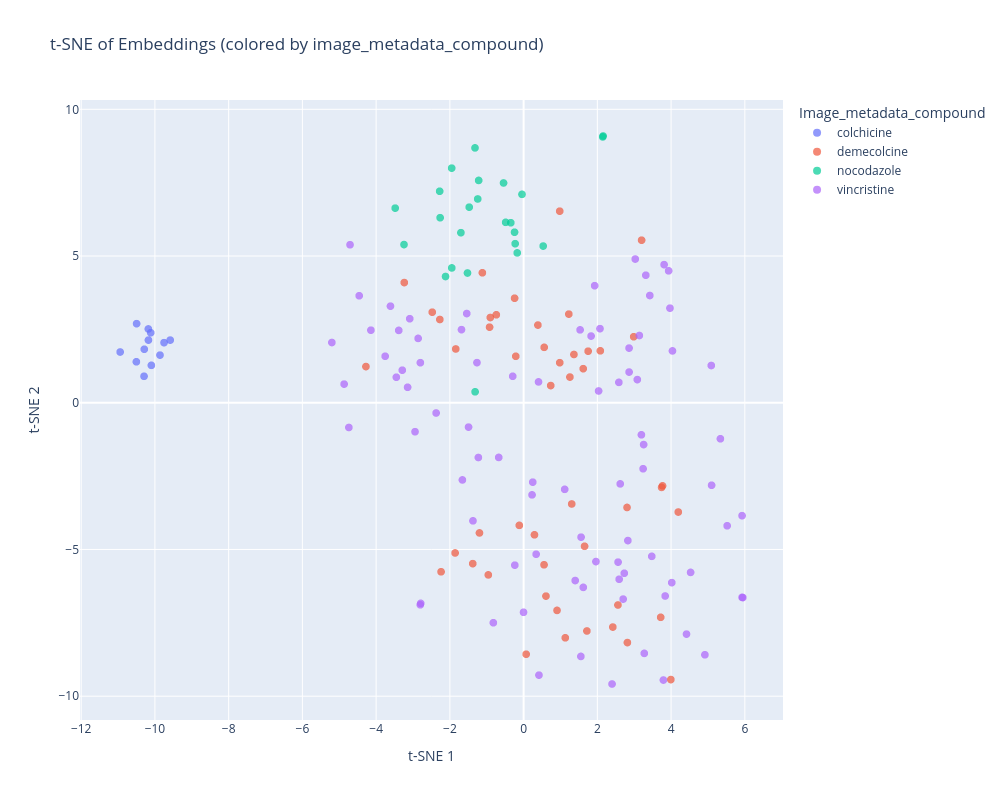

Source (notebook cell):
### Code cell
pheno.plot_tsne(
    color_by="image_metadata_compound",
    n_components=2,
    filters={"mechanism_of_action": "Microtubule destabilizers"},
    hover_features=["Image_Metadata_Concentration", "Image_Metadata_Compound"],
)

### Figure 1 — Plotly figure (JSON) as saved in the notebook; plotly's stock layout.template omitted (floating-point values rounded to 4 significant figures; data arrays with more than 128 entries replaced by an {"elided": "..."} marker saying what was removed)
{"data": [{"customdata": [[240, "Week1_150607_E07_s1_w4653EC611-D5BB-440F-B3EF-1FF3380EA2FD.tif", 0.03, "colchicine"], [241, "Week1_150607_E07_s1_w4DE2EF197-814B-41BD-B284-4986795CEC1B.tif", 0.03, "colchicine"], [242, "Week1_150607_E07_s1_w4A98B60A6-D4F2-4F5D-B5B3-7DFEF67BA9C7.tif", 0.03, "colchicine"], [243, "Week1_150607_E07_s2_w49226560D-B80B-4769-B4CA-442DD55AC6EF.tif", 0.03, "colchicine"], [244, "Week1_150607_E07_s2_w48943C242-6819-4C6C-9A4A-E648B97DB8A3.tif", 0.03, "colchicine"], [245, "Week1_150607_E07_s2_w4195E3F2E-722E-4D9F-AA05-E132C36F7336.tif", 0.03, "colchicine"], [246, "Week1_150607_E07_s3_w4A7EE62E6-D8B1-4829-9C36-81C1FEE54A2D.tif", 0.03, "colchicine"], [247, "Week1_150607_E07_s3_w47F07F652-82A9-46FE-A04B-BEA5157AD5B2.tif", 0.03, "colchicine"], [248, "Week1_150607_E07_s3_w46E8BDF16-904C-4F62-8AB1-E109BA1589AA.tif", 0.03, "colchicine"], [249, "Week1_150607_E07_s4_w488B4CEC6-3256-490B-A072-0E72E1512AF9.tif", 0.03, "colchicine"], [250, "Week1_150607_E07_s4_w408EF46F0-7959-4376-90AB-639AC3678CB8.tif", 0.03, "colchicine"], [251, "Week1_150607_E07_s4_w4FCE252C8-02E7-4595-A05A-87C946D37433.tif", 0.03, "colchicine"]], "hovertemplate": "Image_metadata_compound=%{customdata[3]}<br>Component 1=%{x}<br>Component 2=%{y}<br>Index=%{customdata[0]}<br>Image=%{customdata[1]}<br>Image_metadata_concentration=%{customdata[2]}<extra></extra>", "legendgroup": "colchicine", "marker": {"color": "#636efa", "opacity": 0.7, "size": 8, "symbol": "circle"}, "mode": "markers", "name": "colchicine", "showlegend": true, "type": "scattergl", "x": [-10.94, -10.18, -10.29, -9.753, -10.18, -10.5, -10.3, -10.5, -9.863, -9.585, -10.11, -10.1], "xaxis": "x", "y": [1.73, 2.136, 1.824, 2.048, 2.515, 2.696, 0.9026, 1.396, 1.624, 2.136, 2.386, 1.275], "yaxis": "y"}, {"customdata": {"elided": "48x4 mixed values"}, "hovertemplate": "Image_metadata_compound=%{customdata[3]}<br>Component 1=%{x}<br>Component 2=%{y}<br>Index=%{customdata[0]}<br>Image=%{customdata[1]}<br>Image_metadata_concentration=%{customdata[2]}<extra></extra>", "legendgroup": "demecolcine", "marker": {"color": "#EF553B", "opacity": 0.7, "size": 8, "symbol": "circle"}, "mode": "markers", "name": "demecolcine", "showlegend": true, "type": "scattergl", "x": [-0.2447, 1.75, 1.365, -2.272, -1.84, -0.9029, 2.559, 4.195, -1.38, 0.06863, -1.858, 2.419, -1.118, 1.226, 2.081, 0.9802, -4.277, 0.3874, 0.906, -1.197, 3.743, 3.768, 0.5541, 1.716, -2.478, -0.741, -3.237, 2.985, 1.617, -0.9236, 1.653, 0.2941, -0.1165, 1.13, 2.805, -0.9573, -0.2127, 0.9789, 0.5576, 0.7353, 1.256, 3.2, 3.718, 1.305, -2.239, 0.606, 2.815, 3.993], "xaxis": "x", "y": [3.563, 1.757, 1.645, 2.838, 1.833, 2.905, -6.892, -3.724, -5.482, -8.57, -5.119, -7.644, 4.43, 3.022, 1.77, 1.365, 1.234, 2.648, -7.076, -4.436, -2.884, -2.831, -5.522, -7.777, 3.087, 2.998, 4.096, 2.25, 1.161, 2.577, -4.891, -4.5, -4.178, -8.01, -3.568, -5.866, 1.584, 6.529, 1.888, 0.5857, 0.8757, 5.54, -7.312, -3.449, -5.76, -6.589, -8.172, -9.433], "yaxis": "y"}, {"customdata": [[216, "Week1_150607_E03_s1_w464D260F6-4917-49FF-8426-1805AD76E350.tif", 3, "nocodazole"], [217, "Week1_150607_E03_s1_w41BF0CE25-144B-41A7-A6DA-58A3E347842E.tif", 3, "nocodazole"], [218, "Week1_150607_E03_s1_w44CBCF5A0-2A59-4426-925F-5E5673C685FF.tif", 3, "nocodazole"], [219, "Week1_150607_E03_s2_w4313CC8E9-0BA5-4480-B2FE-98AB8597DA05.tif", 3, "nocodazole"], [220, "Week1_150607_E03_s2_w4D1DFC749-5CD2-4077-A783-49DD46BC4170.tif", 3, "nocodazole"], [221, "Week1_150607_E03_s2_w4B6C34949-C127-47EB-9478-D4950413E7FE.tif", 3, "nocodazole"], [222, "Week1_150607_E03_s3_w43E5FE33C-6C78-408C-8B1D-E303B63AA467.tif", 3, "nocodazole"], [223, "Week1_150607_E03_s3_w400BD6D2E-E8CE-40CC-8DBF-49EB2DFCB6F5.tif", 3, "nocodazole"], [224, "Week1_150607_E03_s3_w4415FC2E8-1E57-4CCF-BC97-14A9DFE57AA0.tif", 3, "nocodazole"], [225, "Week1_150607_E03_s4_w4C29A1AC2-9D46-4A6B-A652-826F08B44B21.tif", 3, "nocodazole"], [226, "Week1_150607_E03_s4_w4C6184CDA-DF35-44B0-AC30-4CDF34A5ECE7.tif", 3, "nocodazole"], [227, "Week1_150607_E03_s4_w481F75B5D-543E-44E0-A12A-629B70DE6D0C.tif", 3, "nocodazole"], [228, "Week1_150607_E04_s1_w479EC1B1E-86DB-4761-886C-1F96AC095E30.tif", 1, "nocodazole"], [229, "Week1_150607_E04_s1_w4F9914B4F-8297-47CB-B7FE-41ED1630E63C.tif", 1, "nocodazole"], [230, "Week1_150607_E04_s1_w48AF840B9-3D23-4094-8136-5E7451193F60.tif", 1, "nocodazole"], [231, "Week1_150607_E04_s2_w447ADEB11-CD29-4C93-B365-44A335D0247A.tif", 1, "nocodazole"], [232, "Week1_150607_E04_s2_w4D19BB584-0CAC-4D8C-968E-C98504B47D28.tif", 1, "nocodazole"], [233, "Week1_150607_E04_s2_w430C96A4F-6399-411D-B2A3-9DED54D4E9C0.tif", 1, "nocodazole"], [234, "Week1_150607_E04_s3_w46574FE56-87C7-407C-A7E4-C820F46BD873.tif", 1, "nocodazole"], [235, "Week1_150607_E04_s3_w48F7B8740-E479-446C-8C7C-432882AEAE0C.tif", 1, "nocodazole"], [236, "Week1_150607_E04_s3_w461A25DB9-0BE0-4165-9C5D-624C46EC617C.tif", 1, "nocodazole"], [237, "Week1_150607_E04_s4_w4681AECFF-D11C-499C-8AA5-2A70273F6A64.tif", 1, "nocodazole"], [238, "Week1_150607_E04_s4_w41653AB6B-0731-4D27-87F6-A440530FE610.tif", 1, "nocodazole"], [239, "Week1_150607_E04_s4_w4F9953394-6303-40AF-995B-CD276926823B.tif", 1, "nocodazole"]], "hovertemplate": "Image_metadata_compound=%{customdata[3]}<br>Component 1=%{x}<br>Component 2=%{y}<br>Index=%{customdata[0]}<br>Image=%{customdata[1]}<br>Image_metadata_concentration=%{customdata[2]}<extra></extra>", "legendgroup": "nocodazole", "marker": {"color": "#00cc96", "opacity": 0.7, "size": 8, "symbol": "circle"}, "mode": "markers", "name": "nocodazole", "showlegend": true, "type": "scattergl", "x": [-1.701, -1.522, -0.1736, 0.5312, -2.118, -1.949, -0.2292, -2.277, -2.265, -3.244, -1.475, -0.2462, -1.22, -3.484, -0.5445, -1.951, -0.4871, 2.146, -1.245, -1.319, -1.316, 2.156, -0.3477, -0.04409], "xaxis": "x", "y": [5.796, 4.422, 5.107, 5.34, 4.303, 4.594, 5.421, 7.208, 6.306, 5.391, 6.666, 5.812, 7.576, 6.632, 7.49, 7.996, 6.148, 9.059, 6.945, 8.685, 0.3727, 9.091, 6.134, 7.103], "yaxis": "y"}, {"customdata": {"elided": "84x4 mixed values"}, "hovertemplate": "Image_metadata_compound=%{customdata[3]}<br>Component 1=%{x}<br>Component 2=%{y}<br>Index=%{customdata[0]}<br>Image=%{customdata[1]}<br>Image_metadata_concentration=%{customdata[2]}<extra></extra>", "legendgroup": "vincristine", "marker": {"color": "#ab63fa", "opacity": 0.7, "size": 8, "symbol": "circle"}, "mode": "markers", "name": "vincristine", "showlegend": true, "type": "scattergl", "x": [4.038, -3.387, 3.195, -4.739, -3.089, -1.494, -1.66, 5.098, 5.946, 5.337, 5.521, 5.925, -3.611, -4.46, -0.2958, -2.861, 3.139, 1.927, 2.73, 3.255, 5.925, 4.019, 0.2481, -0.2388, 3.811, -4.708, 2.86, 2.861, 2.584, -1.542, 3.476, 2.398, 0.2285, 3.273, 3.839, 1.558, 3.933, 3.315, 3.97, -1.265, 3.028, 3.423, 3.241, 2.62, 2.591, 2.827, 1.399, 1.114, 3.084, -1.685, 1.831, 2.034, -4.869, -4.142, 1.619, 2.7, 1.962, 3.791, 0.3394, 1.553, -5.201, 1.532, -2.801, 0.4044, 2.072, -3.756, -1.227, -0.002634, 2.561, 0.4163, -1.374, -0.6753, -3.291, 5.09, -3.452, -3.147, -2.373, -2.945, -2.791, 4.529, -2.803, 4.418, -0.8209, 4.917], "xaxis": "x", "y": [1.767, 2.466, -1.092, -0.8422, 2.864, -0.8296, -2.63, -2.811, -6.639, -1.227, -4.192, -6.632, 3.293, 3.647, 0.9026, 2.193, 2.292, 3.99, -5.81, -1.425, -3.848, -6.129, -2.706, -5.534, 4.708, 5.384, 1.863, 1.046, 0.6945, 3.041, -5.234, -9.584, -3.139, -8.541, -6.585, -4.58, 4.496, 4.347, 3.224, 1.368, 4.898, 3.655, -2.248, -2.765, -6.015, -4.696, -6.059, -2.951, 0.79, 2.493, 2.273, 0.4014, 0.636, 2.473, -6.292, -6.691, -5.412, -9.449, -5.161, -8.645, 2.053, 2.484, 1.365, 0.7108, 2.525, 1.585, -1.865, -7.14, -5.431, -9.282, -4.024, -1.863, 1.11, 1.269, 0.87, 0.5271, -0.3488, -0.9864, -6.836, -5.781, -6.886, -7.884, -7.497, -8.588], "yaxis": "y"}], "layout": {"height": 800, "legend": {"title": {"text": "Image_metadata_compound"}, "tracegroupgap": 0}, "title": {"text": "t-SNE of Embeddings (colored by image_metadata_compound)"}, "width": 1000, "xaxis": {"anchor": "y", "domain": [0, 1], "title": {"text": "t-SNE 1"}}, "yaxis": {"anchor": "x", "domain": [0, 1], "title": {"text": "t-SNE 2"}}}}
